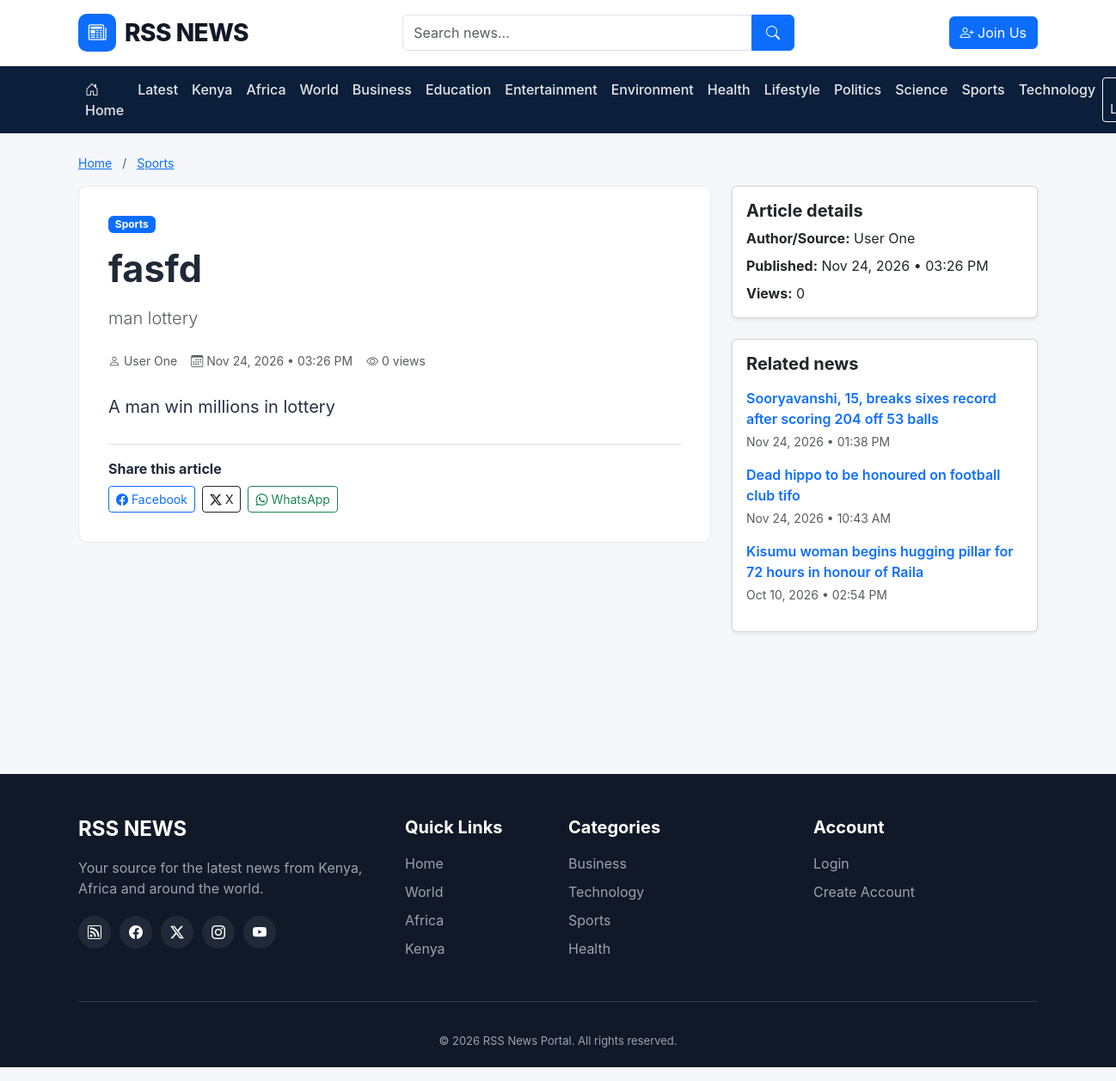
The app's page /article.php?id=2&slug=fasfd with its own data.
### tables this page shows
CREATE TABLE `categories` (
  `id` int(10) UNSIGNED NOT NULL,
  `name` varchar(100) NOT NULL,
  `slug` varchar(150) NOT NULL,
  `description` varchar(255) DEFAULT NULL,
  `category_type` enum('topic','legacy_geo') NOT NULL DEFAULT 'topic',
  `status` enum('active','inactive') NOT NULL DEFAULT 'active',
  `created_at` timestamp NOT NULL DEFAULT current_timestamp(),
  `updated_at` timestamp NOT NULL DEFAULT current_timestamp() ON UPDATE current_timestamp()
);

CREATE TABLE `articles` (
  `id` int(10) UNSIGNED NOT NULL,
  `user_id` int(10) UNSIGNED DEFAULT NULL,
  `category_id` int(10) UNSIGNED DEFAULT NULL,
  `region` enum('kenya','africa','world') NOT NULL DEFAULT 'world',
  `country_code` char(2) DEFAULT NULL,
  `classification_confidence` decimal(5,2) DEFAULT NULL,
  `classification_source` enum('manual','rss_rules','author_review') NOT NULL DEFAULT 'manual',
  `classification_needs_review` tinyint(1) NOT NULL DEFAULT 0,
  `classification_notes` varchar(500) DEFAULT NULL,
  `is_featured` tinyint(1) NOT NULL DEFAULT 0,
  `is_breaking` tinyint(1) NOT NULL DEFAULT 0,
  `scheduled_at` datetime DEFAULT NULL,
  `rss_feed_id` int(10) UNSIGNED DEFAULT NULL,
  `title` varchar(255) NOT NULL,
  `slug` varchar(300) NOT NULL,
  `excerpt` text DEFAULT NULL,
  `content` longtext DEFAULT NULL,
  `featured_image` varchar(2048) DEFAULT NULL,
  `source_name` varchar(150) DEFAULT NULL,
  `source_url` varchar(2048) DEFAULT NULL,
  `article_type` enum('user','rss') NOT NULL DEFAULT 'user',
  `status` enum('draft','pending','published','rejected') NOT NULL DEFAULT 'draft',
  `published_at` datetime DEFAULT NULL,
  `created_at` timestamp NOT NULL DEFAULT current_timestamp(),
  `updated_at` timestamp NOT NULL DEFAULT current_timestamp() ON UPDATE current_timestamp(),
  `deleted_at` datetime DEFAULT NULL
);

CREATE TABLE `users` (
  `id` int(10) UNSIGNED NOT NULL,
  `first_name` varchar(100) NOT NULL,
  `last_name` varchar(100) NOT NULL,
  `username` varchar(30) NOT NULL,
  `email` varchar(190) NOT NULL,
  `password` varchar(255) NOT NULL,
  `role` enum('admin','author','user') NOT NULL DEFAULT 'user',
  `status` enum('active','inactive') NOT NULL DEFAULT 'active',
  `created_at` timestamp NOT NULL DEFAULT current_timestamp(),
  `updated_at` timestamp NOT NULL DEFAULT current_timestamp() ON UPDATE current_timestamp()
);

### includes/functions.php (called while the page is built, shortened)
<?php
function absoluteUrl(string $path = ''): string
{
    return rtrim(SITE_URL, '/') . '/' . ltrim($path, '/');
}
function e(mixed $value): string
{
    return htmlspecialchars((string) $value, ENT_QUOTES, 'UTF-8');
}
function url(string $path = ''): string
{
    return BASE_URL . '/' . ltrim($path, '/');
}
function formatNewsDate(?string $date): string
{
    $timestamp = strtotime($date);
    return $timestamp === false
        ? ''
        : date('M d, Y • h:i A', $timestamp);
}
function articleUrl(int $id, string $slug): string
{
    return url(
        'article.php?id=' . $id . '&slug=' . urlencode($slug)
    );
}
function categoryUrl(string $slug): string
{
    return url('category.php?slug=' . urlencode($slug));
}
function getArticleTopics(PDO $pdo, int $articleId): array
{
    $stmt = $pdo->prepare("SELECT c.id, c.name, c.slug FROM article_categories ac INNER JOIN categories c ON c.id=ac.category_id WHERE ac.article_id=? AND c.status='active' ORDER BY c.name");
    $stmt->execute([$articleId]);
    return $stmt->fetchAll(PDO::FETCH_ASSOC);
}

### includes/auth.php (called while the page is built, shortened)
<?php
require_once __DIR__ . '/functions.php';
function isLoggedIn(): bool
{
    return isset($_SESSION['user_id']);
}

### article.php (the view, shortened to what this page needs)
<?php
require_once __DIR__ . '/config/database.php';
require_once __DIR__ . '/includes/functions.php';
$articleId = filter_input(INPUT_GET, 'id', FILTER_VALIDATE_INT);
$slug = trim((string)($_GET['slug'] ?? ''));
if (!$articleId && $slug === '') {
    http_response_code(404);
    $article = null;
} else {
    if ($articleId) {
        $stmt = $pdo->prepare("
            SELECT a.*, c.name AS category_name, c.slug AS category_slug,
                   u.first_name, u.last_name, u.username
            FROM articles a
            LEFT JOIN categories c ON c.id = a.category_id
            LEFT JOIN users u ON u.id = a.user_id
            WHERE a.id = ? AND a.status = 'published'
              AND a.deleted_at IS NULL
            LIMIT 1
        ");
        $stmt->execute([$articleId]);
    }
    $article = $stmt->fetch();
}
    ?>
    <?php
$count = $pdo->prepare("SELECT COUNT(*) FROM article_views WHERE article_id = ?");
$count->execute([(int)$article['id']]);
$views = (int)$count->fetchColumn();
$related = [];
if (!empty($article['category_id'])) {
    $relatedStmt = $pdo->prepare("
        SELECT id, title, slug, excerpt, featured_image, published_at, created_at
        FROM articles
        WHERE category_id = ? AND id <> ?
          AND status = 'published' AND deleted_at IS NULL
        ORDER BY COALESCE(published_at, created_at) DESC
        LIMIT 4
    ");
    $relatedStmt->execute([(int)$article['category_id'], (int)$article['id']]);
    $related = $relatedStmt->fetchAll();
}
$articleTopics = getArticleTopics($pdo, (int)$article['id']);
$author = trim((string)($article['first_name'] ?? '') . ' ' . (string)($article['last_name'] ?? ''));
$published = $article['published_at'] ?: $article['created_at'];
require_once __DIR__ . '/includes/header.php';
?>
<div class="container py-4">
    <div class="mb-3 small">
        <a href="<?= e(url('index.php')) ?>">Home</a>
        <?php if (!empty($article['category_name'])): ?>
            <span class="text-muted mx-2">/</span>
            <a href="<?= e(categoryUrl($article['category_slug'])) ?>"><?= e($article['category_name']) ?></a>
        <?php endif; ?>
    </div>
    <div class="row g-4">
        <main class="col-lg-8">
            <article class="article-content">
                <?php if ($articleTopics): ?>
                    <div class="d-flex flex-wrap gap-2 mb-3">
                        <?php foreach ($articleTopics as $topic): ?>
                            <a class="badge bg-primary text-decoration-none" href="<?= e(categoryUrl($topic['slug'])) ?>"><?= e($topic['name']) ?></a>
                        <?php endforeach; ?>
                    </div>
                <?php endif; ?>
                <h1 class="fw-bold mb-3"><?= e($article['title']) ?></h1>
                <?php if (!empty($article['excerpt'])): ?>
                    <p class="lead text-muted mb-4"><?= e($article['excerpt']) ?></p>
                <?php endif; ?>
                <div class="d-flex flex-wrap gap-3 text-muted small mb-4">
                    <span><i class="bi bi-person"></i> <?= e($author) ?></span>
                    <span><i class="bi bi-calendar3"></i> <?= e(formatNewsDate($published)) ?></span>
                    <span><i class="bi bi-eye"></i> <?= number_format($views) ?> views</span>
                </div>
                <div class="article-body fs-5" style="line-height:1.9">
                    <?php
                    $body = html_entity_decode(
                        strip_tags((string)($article['content'] ?? '')),
                        ENT_QUOTES | ENT_HTML5,
                        'UTF-8'
                    );
                    echo nl2br(e($body));
                    ?>
                </div>
                <div class="border-top mt-4 pt-3">
                    <strong class="d-block mb-2">Share this article</strong>
                    <?php $shareUrl = absoluteUrl('article.php?slug=' . rawurlencode($article['slug'])); ?>
                    <?php $shareText = rawurlencode($article['title'] . ' ' . $shareUrl); ?>
                    <div class="d-flex flex-wrap gap-2">
                        <a class="btn btn-sm btn-outline-primary" target="_blank" rel="noopener noreferrer" href="https://www.facebook.com/sharer/sharer.php?u=<?= e(rawurlencode($shareUrl)) ?>"><i class="bi bi-facebook"></i> Facebook</a>
                        <a class="btn btn-sm btn-outline-dark" target="_blank" rel="noopener noreferrer" href="https://twitter.com/intent/tweet?text=<?= e($shareText) ?>"><i class="bi bi-twitter-x"></i> X</a>
                        <a class="btn btn-sm btn-outline-success" target="_blank" rel="noopener noreferrer" href="https://wa.me/?text=<?= e($shareText) ?>"><i class="bi bi-whatsapp"></i> WhatsApp</a>
                    </div>
                </div>
            </article>
        </main>
        <aside class="col-lg-4">
            <div class="card shadow-sm mb-4">
                <div class="card-body">
                    <h2 class="h5 fw-bold">Article details</h2>
                    <p class="mb-2"><strong>Author/Source:</strong> <?= e($author) ?></p>
                    <p class="mb-2"><strong>Published:</strong> <?= e(formatNewsDate($published)) ?></p>
                    <p class="mb-0"><strong>Views:</strong> <?= number_format($views) ?></p>
                </div>
            </div>
            <?php if ($related): ?>
                <div class="card shadow-sm">
                    <div class="card-body">
                        <h2 class="h5 fw-bold mb-3">Related news</h2>
                        <?php foreach ($related as $item): ?>
                            <div class="d-flex gap-3 mb-3">
                                <div>
                                    <a class="fw-semibold text-decoration-none"
                                       href="<?= e(articleUrl((int)$item['id'], $item['slug'])) ?>">
                                        <?= e($item['title']) ?>
                                    </a>
                                    <div class="small text-muted mt-1">
                                        <?= e(formatNewsDate($item['published_at'] ?: $item['created_at'])) ?>
                                    </div>
                                </div>
                            </div>
                        <?php endforeach; ?>
                    </div>
                </div>
            <?php endif; ?>
        </aside>
    </div>
</div>
<?php require_once __DIR__ . '/includes/footer.php'; ?>

### includes/header.php (shortened to what this page needs)
<?php
require_once __DIR__ . '/functions.php';
require_once __DIR__ . '/auth.php';
require_once __DIR__ . '/../config/database.php';
$loggedIn = isLoggedIn();
$userRole = currentUserRole();
$isStaff = in_array($userRole, ['admin', 'author'], true);
$dashboardPath = $userRole === 'admin' ? 'admin/index.php' : ($userRole === 'author' ? 'admin/articles.php' : 'user/dashboard.php');
?>
<!DOCTYPE html>
<html lang="en">
<head>
    <link href="https://cdn.jsdelivr.net/npm/bootstrap@5.3.3/dist/css/bootstrap.min.css" rel="stylesheet">
    <link href="https://cdn.jsdelivr.net/npm/bootstrap-icons@1.11.3/font/bootstrap-icons.css" rel="stylesheet">
    <link rel="stylesheet" href="<?= e(url('assets/css/style.css')) ?>">
</head>
<body>
<header class="main-header">
    <div class="container">
        <div class="row align-items-center py-3 g-3">
            <div class="col-lg-4 col-md-5">
                <a href="<?= e(url('index.php')) ?>" class="site-logo text-decoration-none">
                    <span class="logo-icon"><i class="bi bi-newspaper"></i></span>
                    <span>RSS NEWS</span>
                </a>
            </div>
            <div class="col-lg-5 col-md-7">
                <form action="<?= e(url('search.php')) ?>" method="GET" class="search-form">
                    <div class="input-group">
                        <input type="search" name="q" class="form-control"
                               placeholder="Search news..." required
                               value="<?= e($_GET['q'] ?? '') ?>">
                        <button class="btn btn-primary" type="submit" aria-label="Search">
                            <i class="bi bi-search"></i>
                        </button>
                    </div>
                </form>
            </div>
            <div class="col-lg-3 text-lg-end">
                <?php if ($loggedIn): ?>
                    <?php if (!$isStaff): ?>
                        <a href="<?= e(url('user/create_article.php')) ?>" class="btn btn-outline-primary me-2">
                            <i class="bi bi-pencil-square"></i> Write Article
                        </a>
                    <?php endif; ?>
                    <a href="<?= e(url($dashboardPath)) ?>" class="btn btn-primary">
                        <i class="bi bi-person-circle"></i> My Dashboard
                    </a>
                <?php else: ?>
                    <a href="<?= e(url('register.php')) ?>" class="btn btn-primary">
                        <i class="bi bi-person-plus"></i> Join Us
                    </a>
                <?php endif; ?>
            </div>
        </div>
    </div>
</header>
<nav class="navbar navbar-expand-lg navbar-dark main-navbar">
    <div class="container">
        <div class="collapse navbar-collapse" id="mainNavigation">
            <?php
            $navigationCategories = [];
            try {
                $navigationStmt = $pdo->query("
                    SELECT name, slug
                    FROM categories
                    WHERE status = 'active'
                      AND category_type = 'topic'
                      AND slug NOT IN ('kenya', 'africa', 'world')
                    ORDER BY name ASC
                    LIMIT 12
                ");
                $navigationCategories = $navigationStmt->fetchAll(PDO::FETCH_ASSOC);
            } catch (Throwable $navigationError) {
                error_log('Navigation categories error: ' . $navigationError->getMessage());
            }
            ?>
            <ul class="navbar-nav me-auto mb-2 mb-lg-0">
                <li class="nav-item"><a class="nav-link" href="<?= e(url('index.php')) ?>"><i class="bi bi-house-door"></i> Home</a></li>
                <li class="nav-item"><a class="nav-link" href="<?= e(url('latest.php')) ?>">Latest</a></li>
                <li class="nav-item"><a class="nav-link" href="<?= e(url('latest.php?region=kenya')) ?>">Kenya</a></li>
                <li class="nav-item"><a class="nav-link" href="<?= e(url('latest.php?region=africa')) ?>">Africa</a></li>
                <li class="nav-item"><a class="nav-link" href="<?= e(url('latest.php?region=world')) ?>">World</a></li>
                <?php foreach ($navigationCategories as $navigationCategory): ?>
                    <li class="nav-item">
                        <a class="nav-link" href="<?= e(categoryUrl($navigationCategory['slug'])) ?>">
                            <?= e($navigationCategory['name']) ?>
                        </a>
                    </li>
                <?php endforeach; ?>
            </ul>
            <div class="d-flex gap-2">
                <?php if ($loggedIn): ?>
                    <a href="<?= e(url('logout.php')) ?>" class="btn btn-outline-light btn-sm">
                        <i class="bi bi-box-arrow-right"></i> Logout
                    </a>
                <?php else: ?>
                    <a href="<?= e(url('login.php')) ?>" class="btn btn-outline-light btn-sm">
                        <i class="bi bi-person"></i> Login
                    </a>
                <?php endif; ?>
            </div>
        </div>
    </div>
</nav>
<main>

### assets/css/style.css (style rules this page uses)
:root { --primary: #0d6efd; --primary-dark: #084298; --dark: #111827; --light: #f5f7fa; --border: #e5e7eb; --text: #1f2937; --muted: #6b7280; }
* { box-sizing: border-box; }
body { margin: 0; background: var(--light); color: var(--text); font-family: -apple-system, BlinkMacSystemFont, "Segoe UI", Roboto, Arial, sans-serif; }
.main-header { background: white; border-bottom: 1px solid var(--border); }
.site-logo { display: inline-flex; align-items: center; gap: 10px; text-decoration: none; color: var(--dark); font-size: 28px; font-weight: 800; letter-spacing: -0.5px; }
.logo-icon { width: 44px; height: 44px; display: inline-flex; align-items: center; justify-content: center; background: var(--primary); color: white; border-radius: 10px; font-size: 21px; }
.search-form .form-control { border-radius: 6px 0 0 6px; min-height: 42px; }
.search-form .btn { min-width: 50px; }
.main-navbar { background: #0b1f3a; padding: 0; }
.main-navbar .nav-link { color: #e5e7eb; font-weight: 500; padding: 15px 13px; }
main { min-height: 600px; }
.article-content { background: #fff; border: 1px solid var(--border); border-radius: 10px; padding: clamp(18px, 3vw, 34px); }
.article-content h1 { font-size: clamp(1.8rem, 4vw, 2.7rem); line-height: 1.2; }
.article-body { overflow-wrap: anywhere; color: #263244; }

### records on screen
categories: name "Business"
categories: name "Education"
categories: name "Entertainment"
categories: name "Environment"
categories: name "Health"
categories: name "Lifestyle"
categories: name "Politics"
categories: name "Science"
categories: name "Sports"
categories: name "Technology"
articles: category.name "Sports", title "fasfd", excerpt "man lottery", user.last_name "User One", published_at "Nov 24, 2026 • 03:26 PM", content "A man win millions in lottery"
articles: title "Sooryavanshi, 15, breaks sixes record after scoring 204 off 53 balls", published_at "Nov 24, 2026 • 01:38 PM"
articles: title "Dead hippo to be honoured on football club tifo", published_at "Nov 24, 2026 • 10:43 AM"
articles: title "Kisumu woman begins hugging pillar for 72 hours in honour of Raila", published_at "Oct 10, 2026 • 02:54 PM"

### other values on screen
$views "0"
